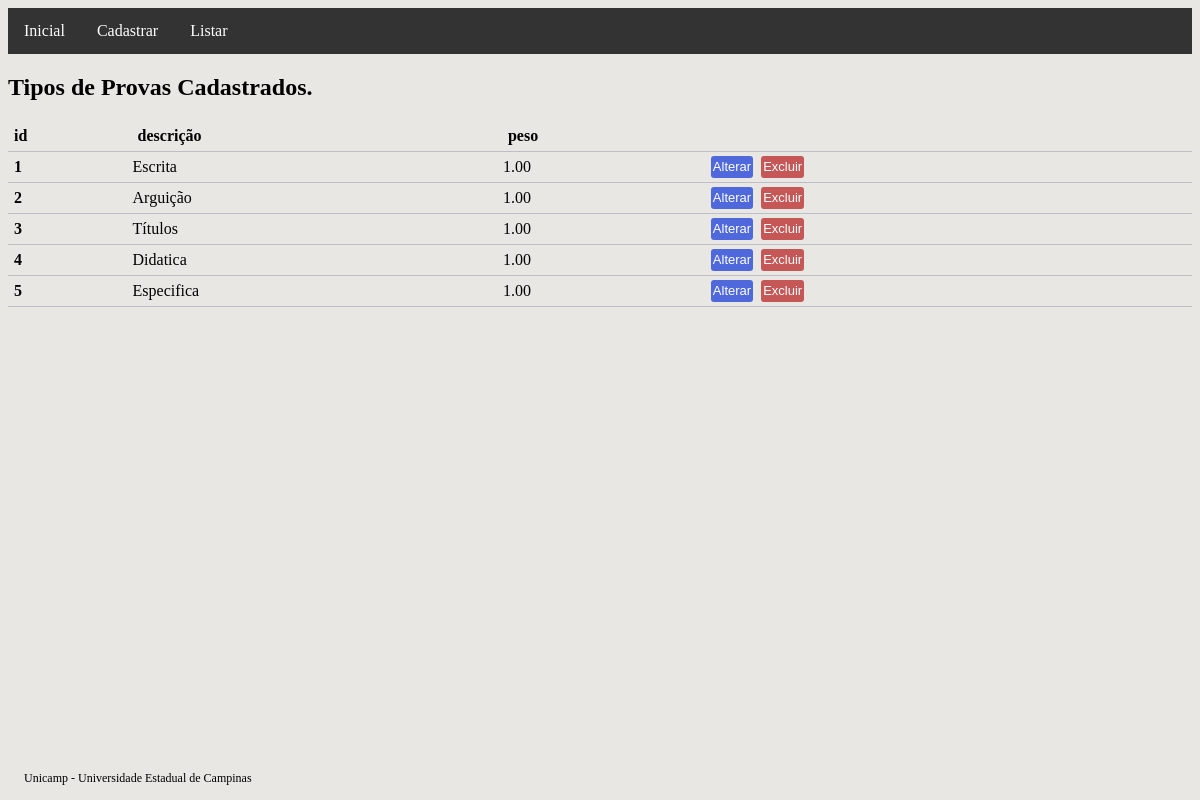
/tipo-list, run on an earlier commit of the app's database.
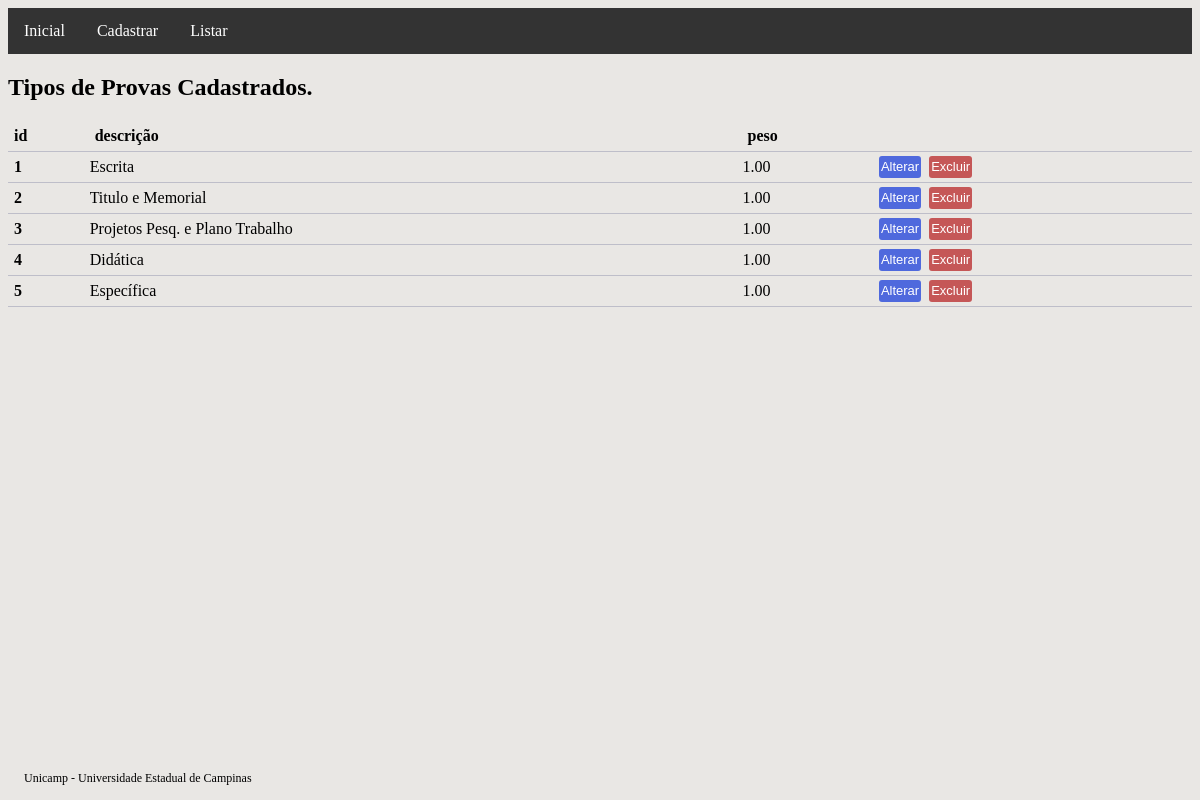
And on a later commit of the database.
### main/models.py (models this page shows, shortened)
class Tipo(models.Model):
    peso = models.DecimalField(max_digits=5, decimal_places=2)
    descricao = models.CharField(max_length=100, db_index=True)

### main/views.py (the view)
# urls.py: path('tipo-list', CadastroTipoList.as_view(template_name='tipo_list.html'),
class CadastroTipoList(ListView):
    model = Tipo

### main/templates/tipo_list.html (shortened to what this page needs)
{% extends "base.html" %}
{% block conteudo %}
{% if tipo_list %}
<h2>Tipos de Provas Cadastrados.</h2>
<table class="tabela">
    <thead>
        <tr>
            <th>id</th>
            <th>descrição</th>
            <th>peso</th>
        </tr>
    </thead>
    <tbody>
        {% for n in tipo_list %}
        <tr>
            <th scope="row">{{ n.pk }}</th>
            <td>{{ n.descricao }}</td>
            <td>{{ n.peso }}</td>
            <td>
                <a href="{% url 'tipo_update' pk=n.pk %}"><button class="botao_confirmar">Alterar</button></a>
                <a href="{% url 'tipo_delete' pk=n.pk %}"><button class="botao_aviso">Excluir</button></a>
            </td>
        </tr>
        {% endfor %}
    </tbody>
</table>
{% else %}
<h2>Não há tipos de provas cadastrados.</h2>
{% endif %}
{% endblock conteudo %}

What changed in the data, as far as the page shows it:
changed Tipo id 2: descricao "Arguição" → "Titulo e Memorial"
changed Tipo id 3: descricao "Títulos" → "Projetos Pesq. e Plano Trabalho"
changed Tipo id 4: descricao "Didatica" → "Didática"
changed Tipo id 5: descricao "Especifica" → "Específica"
